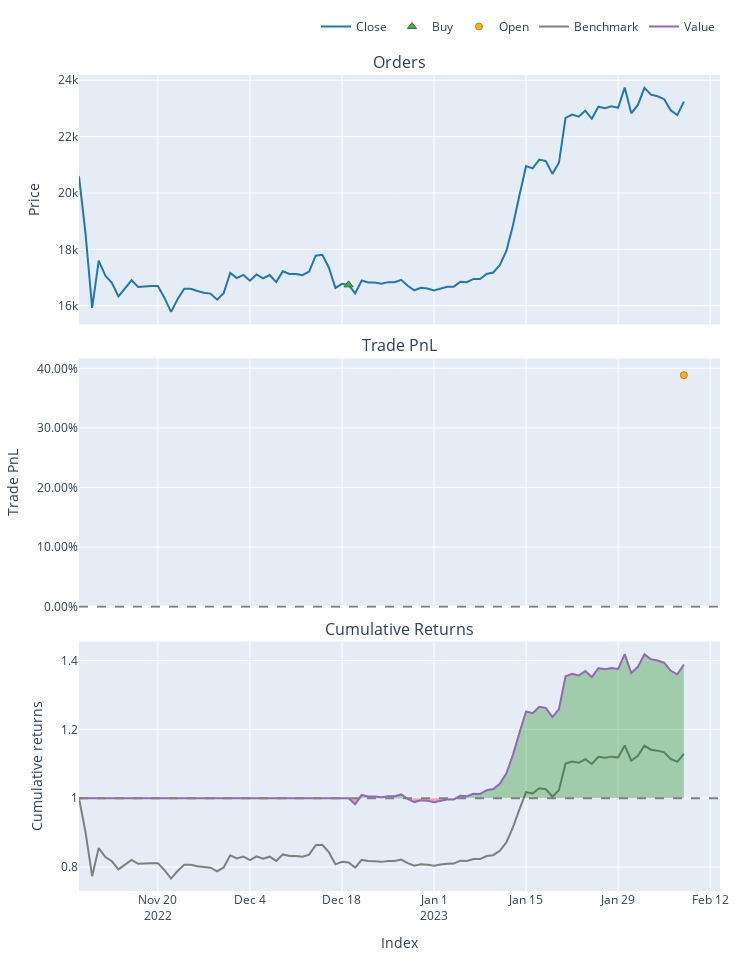

Source (notebook cell):
### Code cell
port_ml_turning = vbt.Portfolio.from_signals(df_turning_predict.open,
                                           entries=signal_vectorbt_ml_turning.TS_Entries,
                                           exits=signal_vectorbt_ml_turning.TS_Exits,
                                           freq='D',
                                           size=0.25,

                                            direction=0)
port_ml_turning.plot().show()
